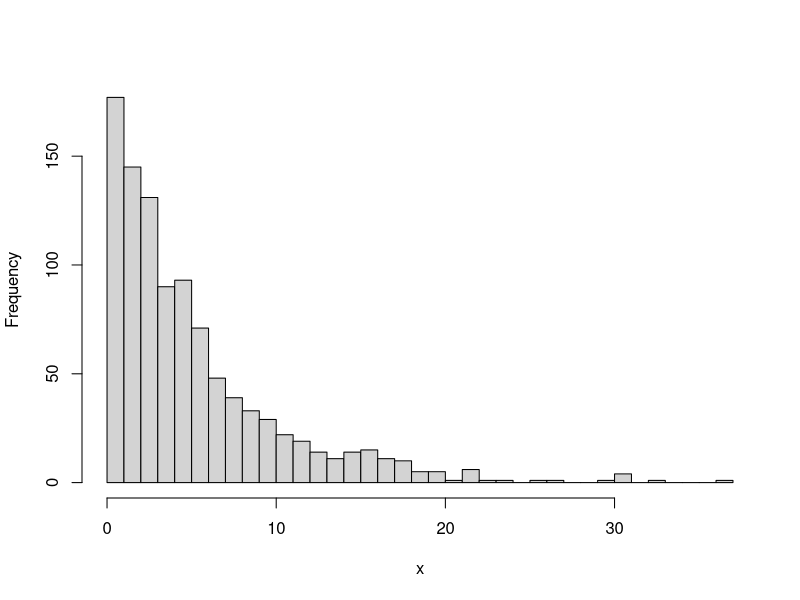
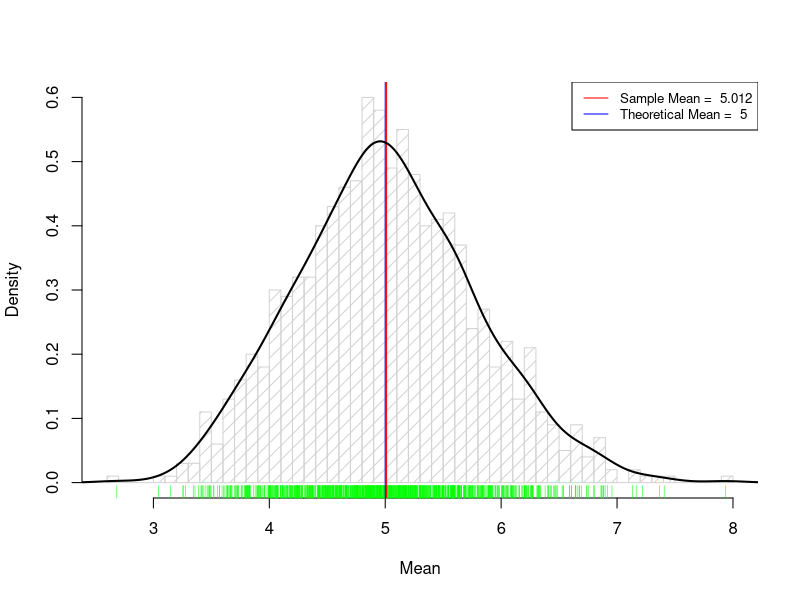

These figures' R source, in order:
## ---- chunk 1
knitr::opts_chunk$set(echo = FALSE)
## ---- chunk 2
lambda <- 0.2
mns0 <- rexp(1000, rate = lambda)
hist(mns0, breaks = 50,
     xlab = "x", ylab = "Frequency",
     main = "")
## ---- chunk 3
n <- 40
lambda <- 0.2
avg_theory <- 1/lambda

mns <- NULL
for (i in 1 : 1000) mns <- c(mns, mean(rexp(n, rate = lambda)))
avg_sim <- mean(mns)

hist(mns, breaks = 50, density = 10, probability = TRUE,
     xlab = "Mean", ylab = "Density", 
     main = "")
rug(mns, col = "green")
abline(v = avg_sim, col = "red")
abline(v = avg_theory, col = "blue")
legend("topright", 
       legend=c(paste("Sample Mean = ", round(avg_sim,3)),
                paste("Theoretical Mean = ", avg_theory)),
       col=c("red", "blue"), lty=1, cex=0.8)
lines(density(mns), col="black", lwd=2)
